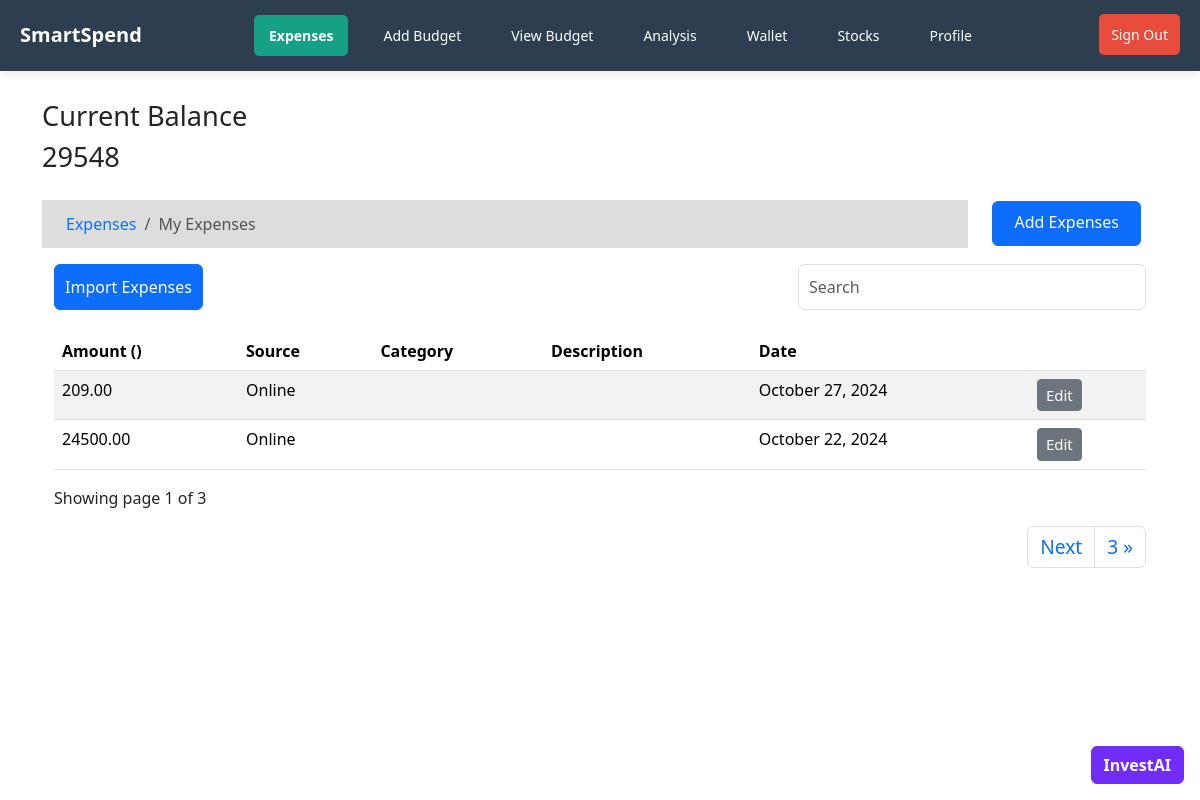
The app's page / (signed in) with its own data.
### transactions/models.py (models this page shows, shortened)
class BankAccount(models.Model):
    user = models.ForeignKey(User, on_delete=models.CASCADE)
    account_number = models.CharField(max_length=20)
    current_balance = models.IntegerField(default=0)

class Transaction(models.Model):
    account = models.ForeignKey(BankAccount, on_delete=models.CASCADE)
    transaction_id = models.CharField(max_length=100, unique=True)  # Unique identifier
    amount = models.DecimalField(max_digits=10, decimal_places=2)
    transaction_type = models.CharField(max_length=10, choices=[('credit', 'Credit'), ('debit', 'Debit')])
    timestamp = models.DateTimeField()  # Timestamp of the transaction
    description = models.TextField(blank=True)  # Parsed description from the SMS
    category = models.CharField(max_length=266,default="")
    new_balance = models.DecimalField(max_digits=12, decimal_places=2, null=True, blank=True)
    payment_type = models.CharField(max_length=255, default='Cash')
    is_debited = models.BooleanField(default=False)

### transactions/views.py (the view)
# urls.py: path('', views.Index, name = 'expenses'),
@login_required(login_url='/authentication/login/')
def Index(request):
    bank_account = BankAccount.objects.get(user=request.user)
    expenses = Transaction.objects.filter(account = bank_account)
    paginator = Paginator(expenses, 5)
    page_number = request.GET.get('page')
    page_obj = Paginator.get_page(paginator,page_number)
    context={
        'expenses' : expenses,
        'page_obj' : page_obj,
        'bank_account' : bank_account,
    }
    return render(request,'expenses/index.html',context)

### templates/expenses/index.html (shortened to what this page needs)
{% extends "base.html" %}
{% load static %}
{% block content %}
<link href="{% static 'css/popup.css' %}" rel="stylesheet">
<div class="container mt-6" style="margin-top: 100px ; ">
  <div>
    <h3 style="font-size: 1.7rem;">Current Balance</h3>
    <h4 style="font-size: 1.7rem;">{{bank_account.current_balance}}</h4>
  </div>
  <div class="row">
    <div class="col-md-10">
      <nav aria-label="breadcrumb">
        <ol class="breadcrumb" style="
                                          background-color: #dddddd;
                                          padding-left:1.5%;
                                          margin-top:2%;
                                          padding-top:1%;
                                          padding: .75rem 1.5rem;
                                          font-size: 1rem;">
          <li class="breadcrumb-item"><a href="" style="text-decoration:none; font-size: 1rem;">Expenses</a></li>
          <li class="breadcrumb-item active" aria-current="page" style="font-size: 1rem;">My Expenses</li>
        </ol>
      </nav>
    </div>
    <div class="col-md-2" style="margin-top:1.7%;">
      <a href="{% url 'add_expenses' %}" class="btn btn-primary" style="height: 45px; width: 90%; font-size: 1rem; padding-top: 5%;">Add Expenses</a>
    </div>
  </div>
  <div class="container">
    <div class="row">
      <div class="col-md-8">
        <a href="#" class="btn btn-primary" id="open-popup" style="font-size: 1rem; padding: 10px;">Import Expenses</a>
      </div>
    {% if expenses.count %}
      <div class="col-md-4">
        <div class="form-group">
          <input class="form-control" placeholder="Search" id="SearchField" style="font-size: 1rem; padding: 10px; width: 100%;" />
        </div>
      </div>
    </div>
    <div class="app-table" style="margin-top: 2%;">
      <table class="table table-striped table-hover" style="font-size: 1rem;">
        <thead>
          <tr>
            <th>Amount ({{currency}})</th>
            <th>Source</th>
            <th>Category</th>
            <th>Description</th>
            <th>Date</th>
            <th></th>
          </tr>
        </thead>
        <tbody>
          {% for expense in page_obj %}
            {% if expense.transaction_type == 'debit' %}
            <tr>
              <td>{{expense.amount}}</td>
              <td>{{expense.payment_type}}</td>
              <td>{{expense.category}}</td>
              <td>{{expense.description}}</td>
              <td>{{expense.timestamp|date:"F d, Y" }}</td>
              <td><a href="{% url 'edit_expense' expense.id %}" class="btn btn-secondary btn-sm" style="font-size: 15px;">Edit</a></td>
            </tr>
            {% endif %}
          {% endfor %}
        </tbody>
      </table>
    </div>
    <div class="pagination-container">
    <div class="pagination-info" style="font-size: 1rem; margin-bottom: 1rem;">
      Showing page {{page_obj.number}} of {{page_obj.paginator.num_pages}}
    </div>
    <ul class="pagination justify-content-end mr-auto">
      {% if page_obj.has_next %}
      <li class="page-item"> <a class="page-link" href="?page={{ page_obj.next_page_number }}" style="font-size: 1.2rem;">Next</a></li>
      <li class="page-item"> <a class="page-link" href="?page={{ page_obj.paginator.num_pages }}" style="font-size: 1.2rem;">{{ page_obj.paginator.num_pages}} &raquo;</a></li>
      {% endif %}
    </ul>
    {% endif %}
  </div>
  </div>
</div>
{% endblock %}

### records on screen
BankAccount: current_balance "29548"
Transaction: amount "209.00", payment_type "Online", timestamp "October 27, 2024"
Transaction: amount "24500.00", payment_type "Online", timestamp "October 22, 2024"

### other values on screen
{{ page_obj.number }} "1"
{{ page_obj.paginator.num_pages }} "3"
